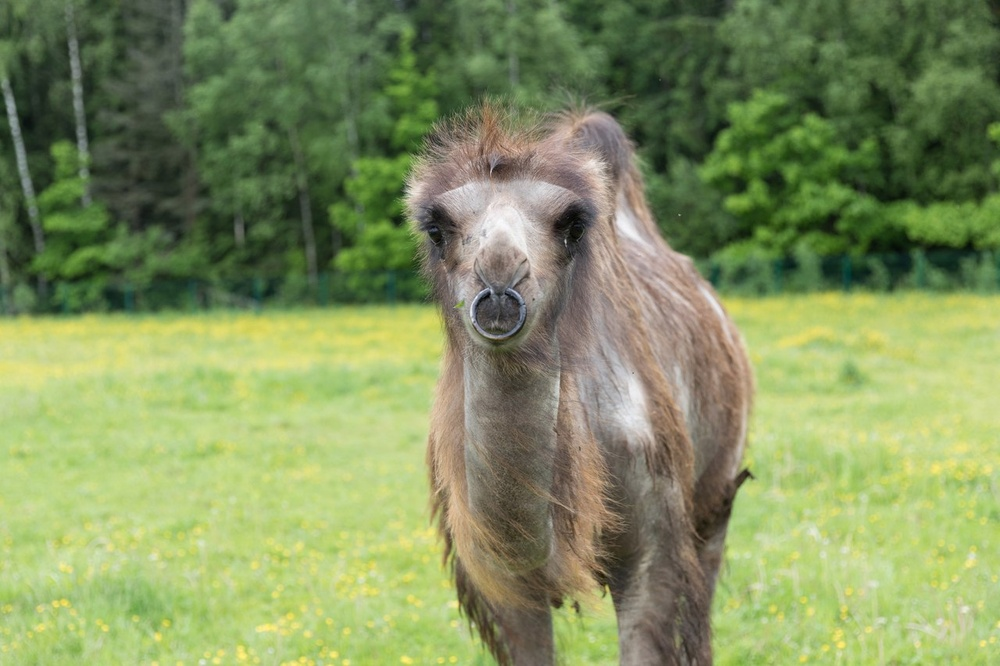
#> input picture day 2/camel.jpg, 1000 x 666 px, shrunk from 1280 x 853 before the run
$ python pixel_filter.py
#> lines starting #> are read from the running program, lines starting #| are printed output that depends on the picture
from PIL import Image

im = Image.open('camel.jpg').convert('RGBA') # открываем файл
pixels = im.load() # получаем матрицу пикселей

width = im.width
#> width = 1000
height = im.height
#> height = 666

for i in range(width):
    for j in range(height):
        r, g, b, a = pixels[i, j]
        r = 255 - g
        g = 255 - r
        b = 255 - b
        pixels[i, j] = (r, g, b, a)

im.show()
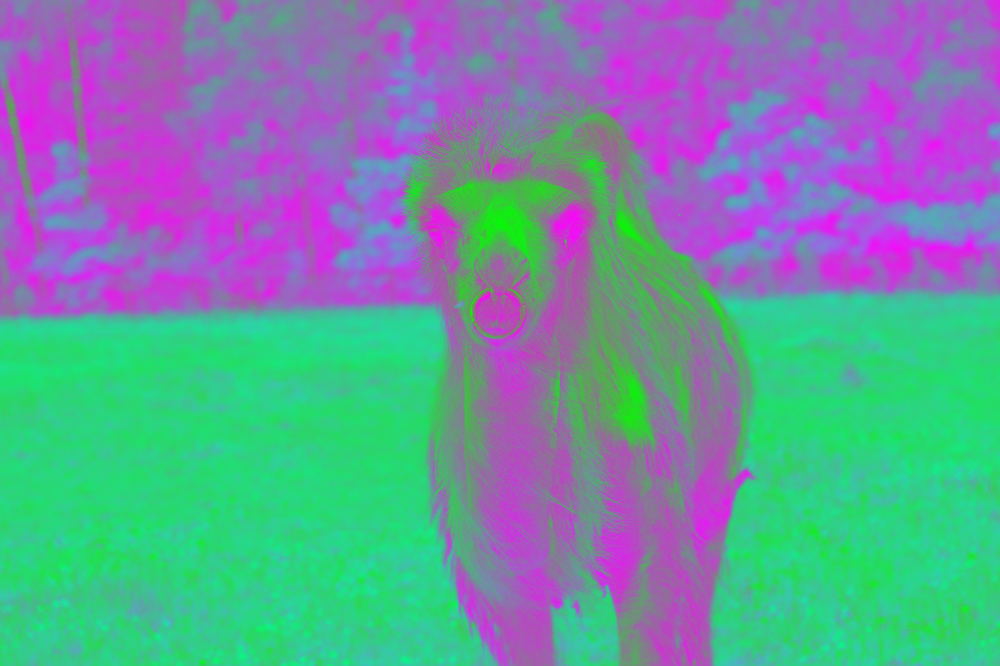
#> shown: PIL image 1000x666 RGBA; mean R, G, B, A 109.3, 145.7, 159.8, 255

$ run again, with day 2/animal.jpg copied over day 2/camel.jpg
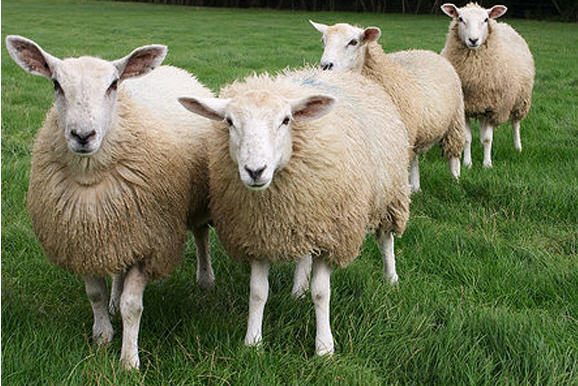
#> input picture day 2/animal.jpg, 578 x 386 px
#> `im.show()`:
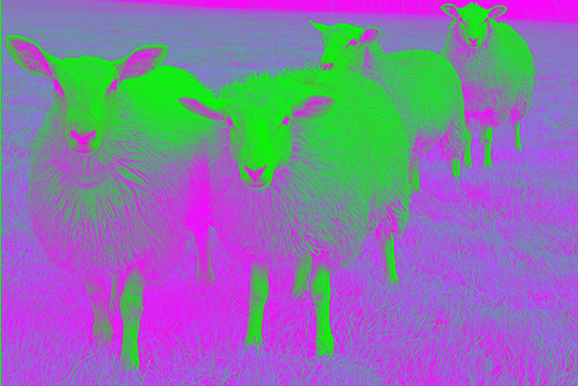
#> shown: PIL image 578x386 RGBA; mean R, G, B, A 137.1, 117.9, 172, 255
